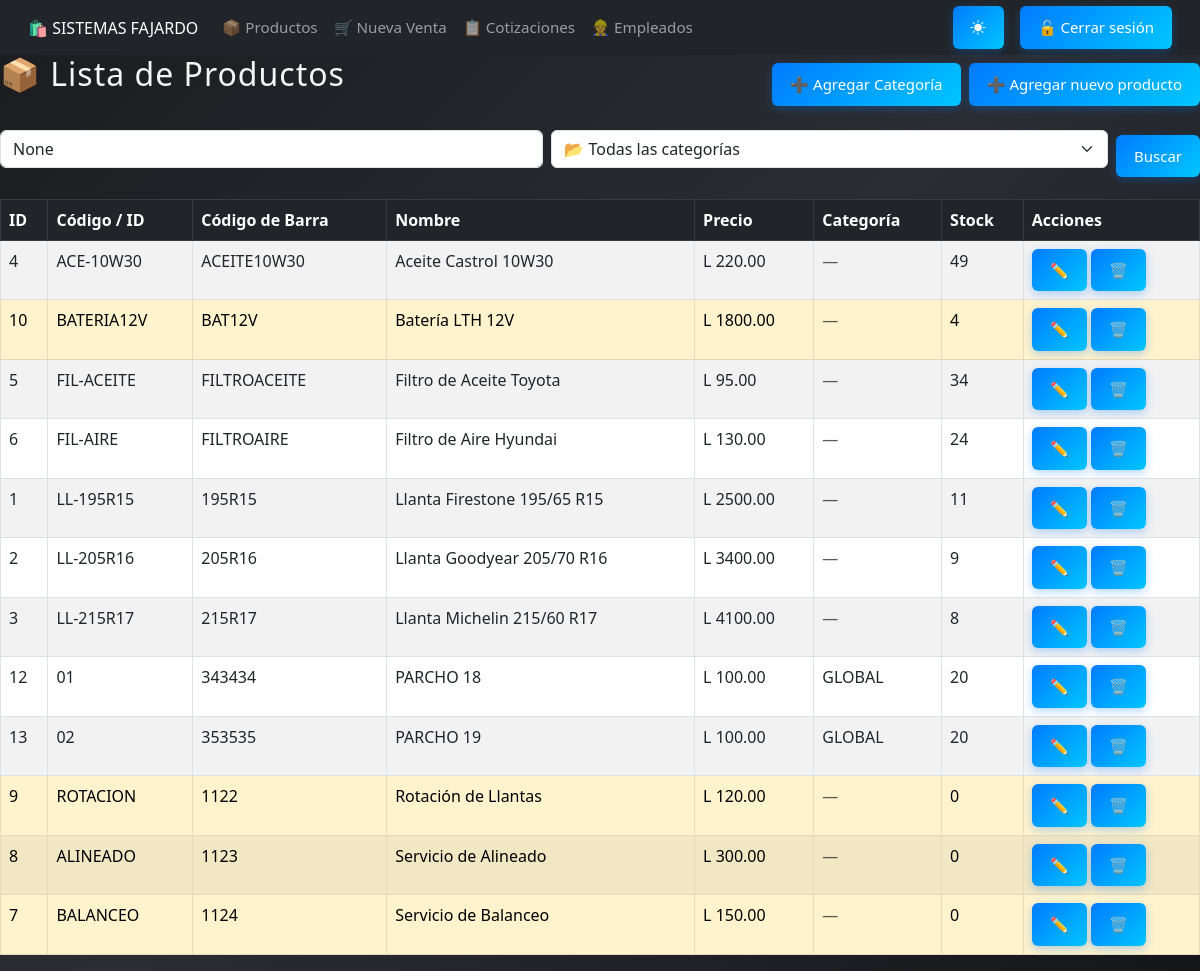
Page /productos/ (signed in) on the committed database.
### core/models.py (models this page shows, shortened)
class Producto(models.Model):
    codigo       = models.CharField(max_length=50, unique=True, verbose_name="Código o ID")
    codigo_barra = models.CharField(max_length=100, unique=True, blank=True, null=True, verbose_name="Código de barra")
    nombre       = models.CharField(max_length=100)
    descripcion  = models.TextField(blank=True)
    precio       = models.DecimalField(max_digits=10, decimal_places=2)
    stock        = models.IntegerField(default=0)
    categoria    = models.ForeignKey(Categoria, on_delete=models.CASCADE, null=True, blank=True)  # Temporal
    activo       = models.BooleanField(default=True)
    fecha_creacion = models.DateTimeField(auto_now_add=True, null=True, blank=True)  # Temporal
    @property
    def necesita_restock(self):
        return self.stock <= 5
    class Meta:
        ordering = ['nombre']
        verbose_name = "Producto"
        verbose_name_plural = "Productos"

class Categoria(models.Model):
    nombre = models.CharField(max_length=100)

### core/views.py (the view, shortened to what this page needs)
# urls.py: path('productos/', views.listar_productos, name='listar_productos'),
@login_required
@permission_required('core.view_producto', raise_exception=True)
def listar_productos(request):
    query = request.GET.get('q')
    categoria_id = request.GET.get('categoria')
    productos = Producto.objects.all()
    if categoria_id:
        productos = productos.filter(categoria_id=categoria_id)
    categorias = Categoria.objects.all().order_by('nombre')
    return render(request, 'productos/listar_productos.html', {
        'productos': productos,
        'categorias': categorias,
        'categoria_seleccionada': categoria_id,
        'query': query
    })

### core/templates/productos/listar_productos.html (shortened to what this page needs)
{% extends 'base.html' %}
{% block content %}
    <div class="d-flex justify-content-between align-items-center mb-3">
    <h2>📦 Lista de Productos</h2>
    <div class="d-flex gap-2">
        <a href="{% url 'crear_categoria' %}" class="btn btn-secondary">➕ Agregar Categoría</a>
        <a href="{% url 'agregar_producto' %}" class="btn btn-success">➕ Agregar nuevo producto</a>
    </div>
</div>
<form method="get" class="mb-3 d-flex gap-2 align-items-center" role="search">
    <input type="text" name="q" class="form-control" placeholder="🔍 Buscar producto..." value="{{ query }}">
    <select name="categoria" class="form-select">
        <option value="">📂 Todas las categorías</option>
    </select>
    <button type="submit" class="btn btn-outline-primary">Buscar</button>
</form>
<table class="table table-bordered table-striped">
    <thead class="table-dark">
        <tr>
            <th>ID</th>
            <th>Código / ID</th>
            <th>Código de Barra</th>
            <th>Nombre</th>
            <th>Precio</th>
            <th>Categoría</th>
            <th>Stock</th>
            <th>Acciones</th>
        </tr>
    </thead>
    <tbody>
        {% for producto in productos %}
        <tr {% if producto.necesita_restock %}class="table-warning"{% endif %}>
            <td>{{ producto.id }}</td>
            <td>{{ producto.codigo }}</td>
            <td>{{ producto.codigo_barra|default:"—" }}</td>
            <td>{{ producto.nombre }}</td>
            <td>L {{ producto.precio }}</td>
            <td>
        {% if producto.categoria %}
        {{ producto.categoria.nombre }}
        {% else %}
        <span class="text-muted">—</span>
        {% endif %}
        </td>
            <td>{{ producto.stock }}</td>
            <td>
                <a href="{% url 'editar_producto' producto.id %}" class="btn btn-warning btn-sm">✏️</a>
                <a href="{% url 'eliminar_producto' producto.id %}" class="btn btn-danger btn-sm"
                   onclick="return confirm('¿Seguro que deseas eliminar este producto?')">🗑</a>
            </td>
        </tr>
        {% empty %}
        <tr>
            <td colspan="8" class="text-center">No hay productos registrados.</td>
        </tr>
        {% endfor %}
    </tbody>
</table>
{% endblock %}

### static/css/estilo_base.css (style rules this page uses)
h2, h3 { text-align: center; color: #f5f5f5; margin-bottom: 20px; letter-spacing: 1px; transition: color 0.3s ease; }
form input, form textarea, form select { width: 100%; padding: 10px; margin-bottom: 15px; border: 1px solid rgba(255, 255, 255, 0.2); border-radius: 6px; background-color: rgba(255, 255, 255, 0.1); color: #fff; box-sizing: border-box; transition: all 0.3s ease; }
button, .btn { background: linear-gradient(135deg, #007bff, #00c6ff); color: white; padding: 12px 20px; border: none; border-radius: 6px; font-size: 16px; cursor: pointer; transition: all 0.3s ease; box-shadow: 0 3px 10px rgba(0, 123, 255, 0.3); }
body { background: linear-gradient(135deg, #1a1c1f, #2a2d33, #141619); background-attachment: fixed; color: #f1f1f1; transition: all 0.4s ease; }
@media (max-width: 1200px) { .btn { font-size: 15px; padding: 10px 18px; } }
.navbar, .container, .btn, .contenedor, .form-row, .productos-box { transition: all 0.3s ease; }
html, body { height: 100%; min-height: 100vh; margin: 0; padding: 0; display: flex; flex-direction: column; }

### rows in the picture
Producto: id "4", codigo "ACE-10W30", codigo_barra "ACEITE10W30", nombre "Aceite Castrol 10W30", precio "220.00", stock "49"
Producto: id "10", codigo "BATERIA12V", codigo_barra "BAT12V", nombre "Batería LTH 12V", precio "1800.00", stock "4"
Producto: id "5", codigo "FIL-ACEITE", codigo_barra "FILTROACEITE", nombre "Filtro de Aceite Toyota", precio "95.00", stock "34"
Producto: id "6", codigo "FIL-AIRE", codigo_barra "FILTROAIRE", nombre "Filtro de Aire Hyundai", precio "130.00", stock "24"
Producto: id "1", codigo "LL-195R15", codigo_barra "195R15", nombre "Llanta Firestone 195/65 R15", precio "2500.00", stock "11"
Producto: id "2", codigo "LL-205R16", codigo_barra "205R16", nombre "Llanta Goodyear 205/70 R16", precio "3400.00", stock "9"
Producto: id "3", codigo "LL-215R17", codigo_barra "215R17", nombre "Llanta Michelin 215/60 R17", precio "4100.00", stock "8"
Producto: id "12", codigo "01", codigo_barra "343434", nombre "PARCHO 18", precio "100.00", categoria.nombre "GLOBAL", stock "20"
Producto: id "13", codigo "02", codigo_barra "353535", nombre "PARCHO 19", precio "100.00", categoria.nombre "GLOBAL", stock "20"
Producto: id "9", codigo "ROTACION", codigo_barra "1122", nombre "Rotación de Llantas", precio "120.00", stock "0"
Producto: id "8", codigo "ALINEADO", codigo_barra "1123", nombre "Servicio de Alineado", precio "300.00", stock "0"
Producto: id "7", codigo "BALANCEO", codigo_barra "1124", nombre "Servicio de Balanceo", precio "150.00", stock "0"
